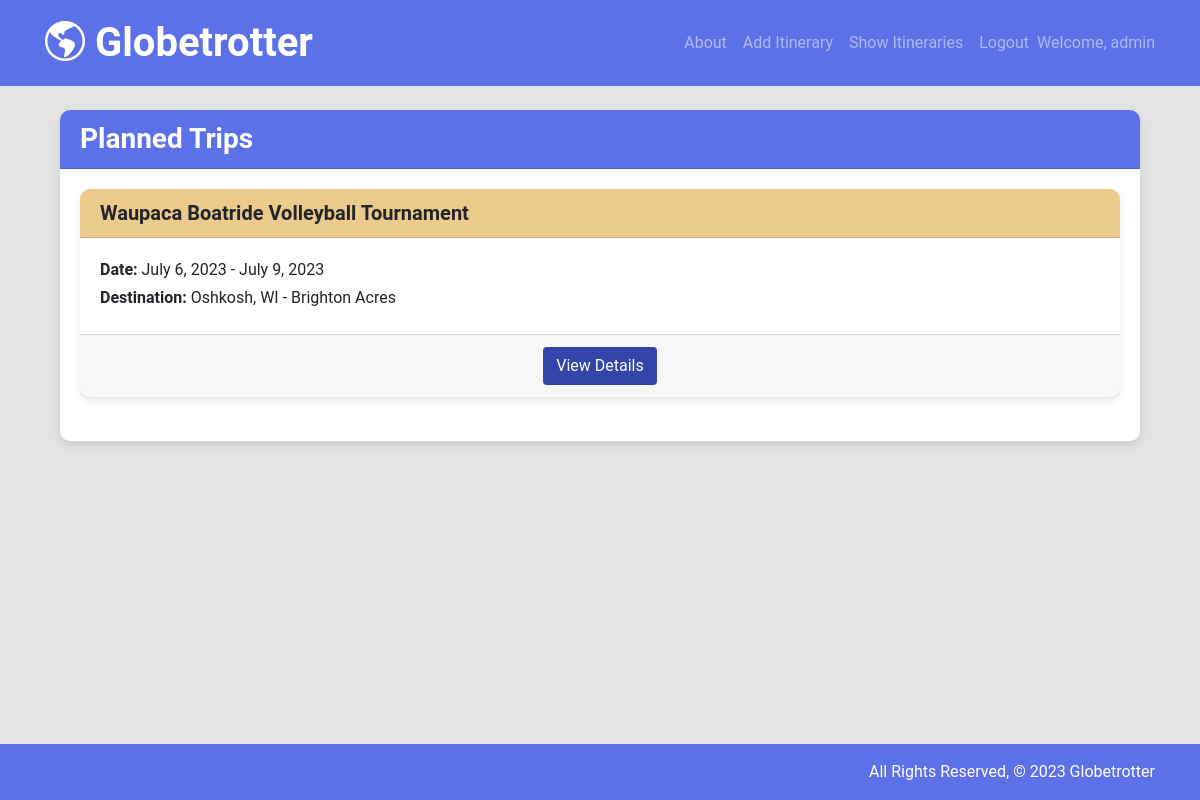
Before: /itineraries/ (signed in) with the older database file.
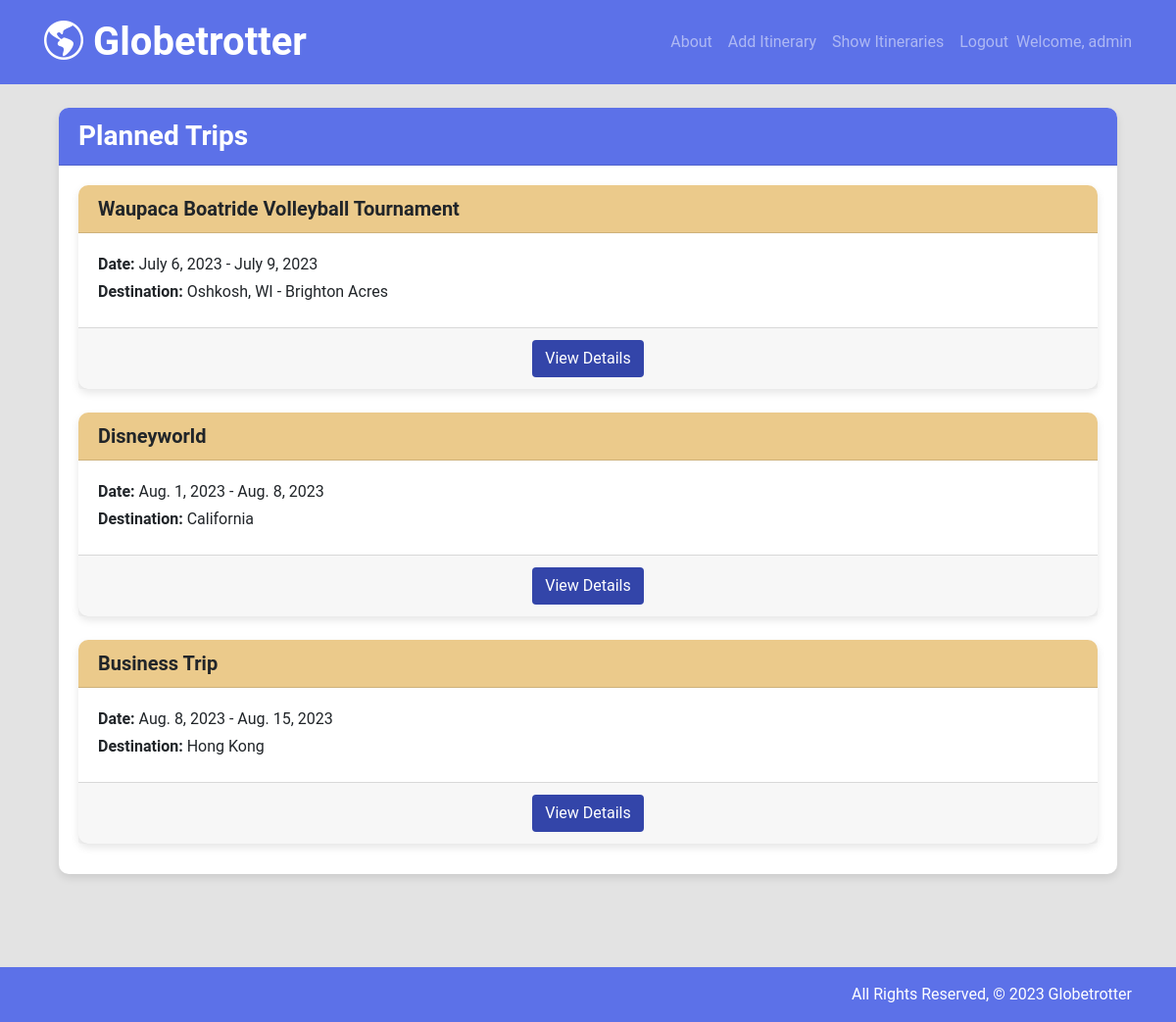
After: the same page with the newer database file.
### main_app/models.py (models this page shows, shortened)
class TravelItinerary(models.Model):
    users = models.ManyToManyField(User)
    title = models.CharField(max_length=100)
    start_date = models.DateField()
    end_date = models.DateField()
    location = models.CharField(max_length=100)
    hotel = models.CharField(max_length=100)
    notes = models.TextField(blank=True)

### main_app/views.py (the view)
# urls.py: path("itineraries/", views.ItineraryIndex.as_view(), name="index_itinerary"),
class ItineraryIndex(ListView):
    model = TravelItinerary
    template_name = "itineraries/index.html"
    context_object_name = "itineraries"
    def get_queryset(self):
        user = self.request.user
        queryset = TravelItinerary.objects.filter(users=user)
        return queryset

### main_app/templates/itineraries/index.html
{% extends 'base.html' %} {% block content %}
<div class="container wrapper mt-4">
  <div class="card" style="max-height: 75vh">
    <div class="card-header bg-blue text-white">
      <h3 class="font-weight-bold mb-0">Planned Trips</h3>
    </div>
    <div class="card-body overflow-auto">
      <div class="row">
        {% if itineraries %} {% for itinerary in itineraries %}
        <div class="col-md-12 mb-4">
          <div class="card h-100">
            <div class="card-header bg-yellow text-black">
              <h5 class="font-weight-bold mb-0">{{ itinerary.title }}</h5>
            </div>
            <div class="card-body">
              <p class="card-text mb-1">
                <strong>Date:</strong> {{ itinerary.start_date }} -
                {{itinerary.end_date }}
              </p>
              <p class="card-text mb-1">
                <strong>Destination:</strong> {{ itinerary.location }}
              </p>
            </div>
            <div class="card-footer text-center">
              <a
                href="{% url 'detail_itinerary' itinerary.id %}"
                class="btn btn-purple"
                >View Details</a
              >
            </div>
          </div>
        </div>
        {% endfor %} {% else %}
        <div class="col-md-12 text-center">
          <p class="text-muted">No itineraries available.</p>
        </div>
        {% endif %}
      </div>
    </div>
  </div>
</div>
{% endblock %}

### main_app/templates/base.html (shortened to what this page needs)
{% load static %}
<!DOCTYPE html>
<html lang="en">
  <head>
    <link
      rel="stylesheet"
      href="https://cdn.jsdelivr.net/npm/bootstrap@4.5.3/dist/css/bootstrap.min.css"
    />
    <link
      rel="stylesheet"
      href="https://cdn.jsdelivr.net/npm/bootstrap-icons@1.10.5/font/bootstrap-icons.css"
    />
    <link
      rel="stylesheet"
      type="text/css"
      href="{% static 'css/style.css' %}"
    />
  </head>
  <body>
    <div class="wrapper">
      <header class="navbar navbar-expand-lg navbar-dark">
        <nav class="container navigation">
          <a href="{% url 'home' %}" class="navbar-brand font-weight-bold"
            ><i class="bi bi-globe-americas"></i> Globetrotter</a
          >
          <div class="collapse navbar-collapse" id="navbarNav">
            <ul class="navbar-nav ml-auto">
              <li class="nav-item">
                <a href="{% url 'about' %}" class="nav-link">About</a>
              </li>
              {% if user.is_authenticated %}
              <li class="nav-item">
                <a href="{% url 'create_itinerary' %}" class="nav-link"
                  >Add Itinerary</a
                >
              </li>
              <li class="nav-item">
                <a href="{% url 'index_itinerary' %}" class="nav-link"
                  >Show Itineraries</a
                >
              </li>
              <li class="nav-item">
                <a href="{% url 'logout' %}" class="nav-link">Logout</a>
              </li>
              <li class="nav-item">
                <span class="navbar-text">Welcome, {{ user.username }}</span>
              </li>
              {% endif %}
            </ul>
          </div>
        </nav>
      </header>
      <main class="container mt-4">{% block content %} {% endblock %}</main>
    </div>
    <footer class="page-footer text-white fixed-bottom">
      <div class="container text-right py-3">
        All Rights Reserved, &copy; {% now "Y" %} Globetrotter
      </div>
    </footer>
  </body>
</html>

### main_app/static/css/style.css (style rules this page uses)
body { background-color: #e3e3e3; background-size: cover; background-repeat: no-repeat; font-family: "Roboto", sans-serif; height: 100vh; }
.navbar-brand { font-size: 40px; }
.navbar-dark { background-color: #5c71e8; }
footer.page-footer { background-color: #5c71e8; }
.btn.btn-purple { background-color: #3345a9; color: white; }
.card-header { font-weight: bold; border-radius: 10px 10px 0px 0px !important; }
.card-header.bg-yellow { background-color: #ebca8b; }
.card-header.bg-blue { background-color: #5c71e8; }
.card { box-shadow: 0 4px 8px rgba(0, 0, 0, 0.1); transition: box-shadow 0.2s ease; border: 0px; border-radius: 10px; }
.wrapper { padding-bottom: 2rem; }

Changed rows visible on the page:
added TravelItinerary: title "Disneyworld", start_date "Aug. 1, 2023", end_date "Aug. 8, 2023", location "California"
added TravelItinerary: title "Business Trip", start_date "Aug. 8, 2023", end_date "Aug. 15, 2023", location "Hong Kong"
